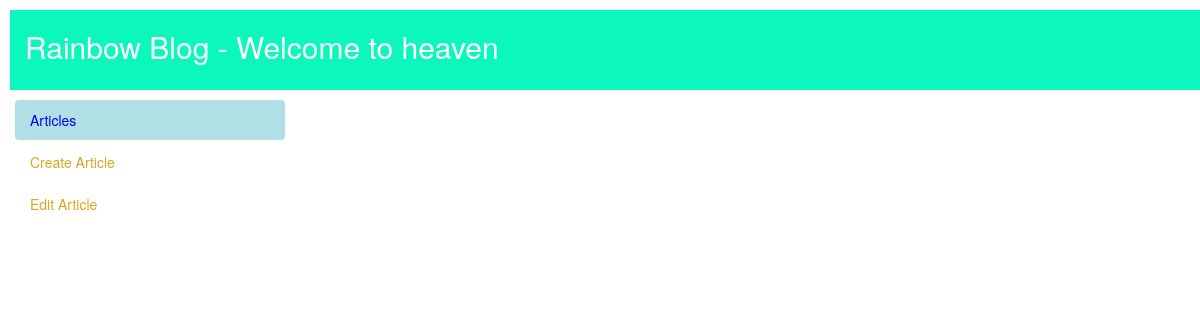
/articles/, run on an earlier commit of the app's database.
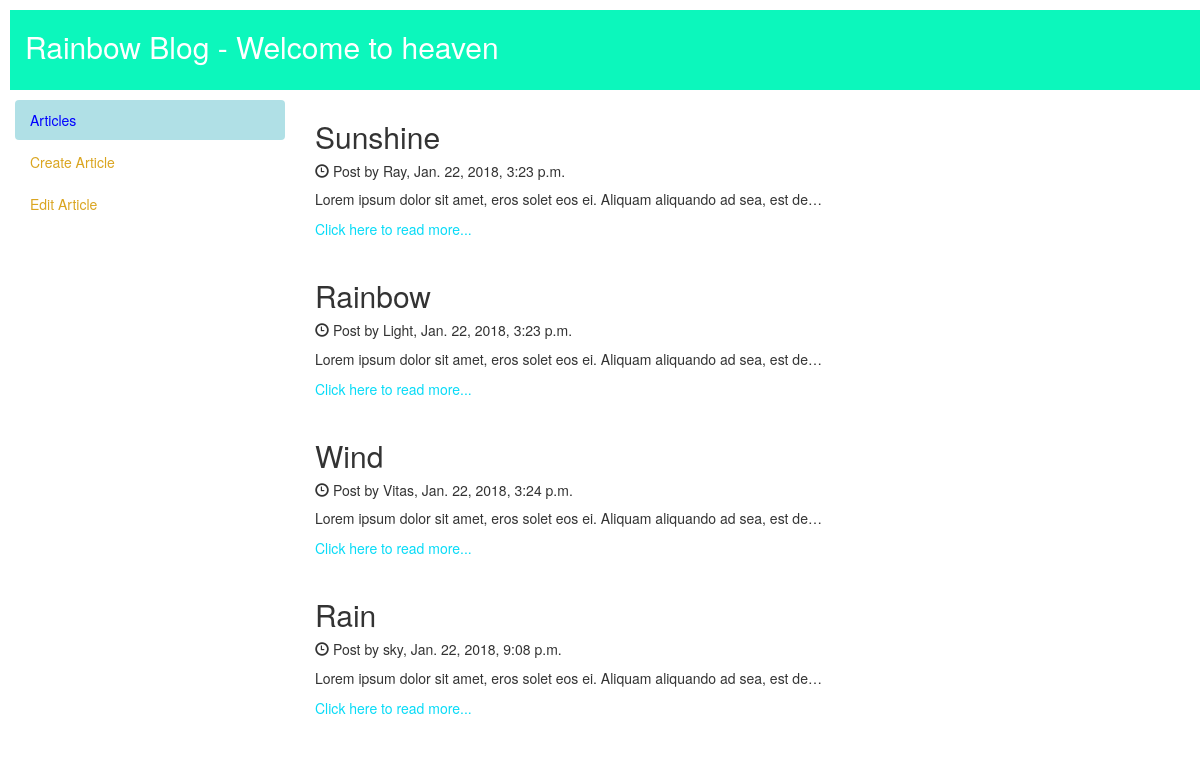
And on a later commit of the database.
### articles/models.py (models this page shows, shortened)
class Articles (models.Model):
    title = models.CharField(max_length = 255)
    description = models.TextField()
    author = models.CharField(max_length = 255)
    created_at = models.DateTimeField(auto_now_add = True)
    updated_at = models.DateTimeField(auto_now = True)

### articles/views.py (the view)
def list_articles(request):
    list_articles = Articles.objects.all()
    context = {'articles': list_articles}
    return render(request, 'articles/listArticles.html', context)

### articles/templates/articles/listArticles.html
{% extends 'articles/base.html' %}
{% block content %}
  {% for article in articles %}
    <h2>{{ article.title }}</h2>
    <h5><span class="glyphicon glyphicon-time"></span> Post by {{ article.author }}, {{ article.created_at }}</h5>
    <p>{{ article.description|truncatechars:80}}</p>
    <a href="{% url 'articles:detail_articles' article.pk %}" style="color:rgb(7, 219, 247)">Click here to read more...</a>
    <br><br>
  {% endfor %}
{% endblock %}
{% block menu %}
	<ul class="nav nav-pills nav-stacked">
        <li class="active"><a href="{% url 'articles:list_articles' %}" style="background-color:powderblue; color:blue;">Articles</a></li>
        <li class=""><a href="{% url 'articles:create_articles' %}" style=color:goldenrod>Create Article</a></li>
        <li class=""><a href="{% url 'articles:edit_articles' %}" style=color:goldenrod>Edit Article</a></li>
      </ul>
{% endblock %}

### articles/templates/articles/base.html (shortened to what this page needs)
<!DOCTYPE html>
<html lang="en">
<head>
  <link rel="stylesheet" href="https://maxcdn.bootstrapcdn.com/bootstrap/3.3.7/css/bootstrap.min.css">
</head>
<body>
<div class="container-fluid">
  <div class="row">
      <div class="col-sm-12" style="height:80px; color:rgb(252, 242, 151); margin:10px; background-color:rgb(12, 247, 188);">
          <a href="/" style="text-decoration:none; color:white;"> <h2> Rainbow Blog  -  Welcome to heaven </h2> </a>
      </div>
  </div>
  <div class="row content">
    <div class="col-sm-3 sidenav">
      {% block menu %}
      {% endblock %}
    </div>
    <div class="col-sm-9">
        {% block content %}{% endblock %}
    </div>
  </div>
</div>
</body>
</html>

What changed in the data, as far as the page shows it:
added Articles: title "Sunshine", author "Ray", created_at "Jan. 22, 2018, 3:23 p.m.", description "Lorem ipsum dolor sit amet, eros solet eos ei. Aliquam aliquando ad sea, est de…"
added Articles: title "Rainbow", author "Light", created_at "Jan. 22, 2018, 3:23 p.m.", description "Lorem ipsum dolor sit amet, eros solet eos ei. Aliquam aliquando ad sea, est de…"
added Articles: title "Wind", author "Vitas", created_at "Jan. 22, 2018, 3:24 p.m.", description "Lorem ipsum dolor sit amet, eros solet eos ei. Aliquam aliquando ad sea, est de…"
added Articles: title "Rain", author "sky", created_at "Jan. 22, 2018, 9:08 p.m.", description "Lorem ipsum dolor sit amet, eros solet eos ei. Aliquam aliquando ad sea, est de…"
